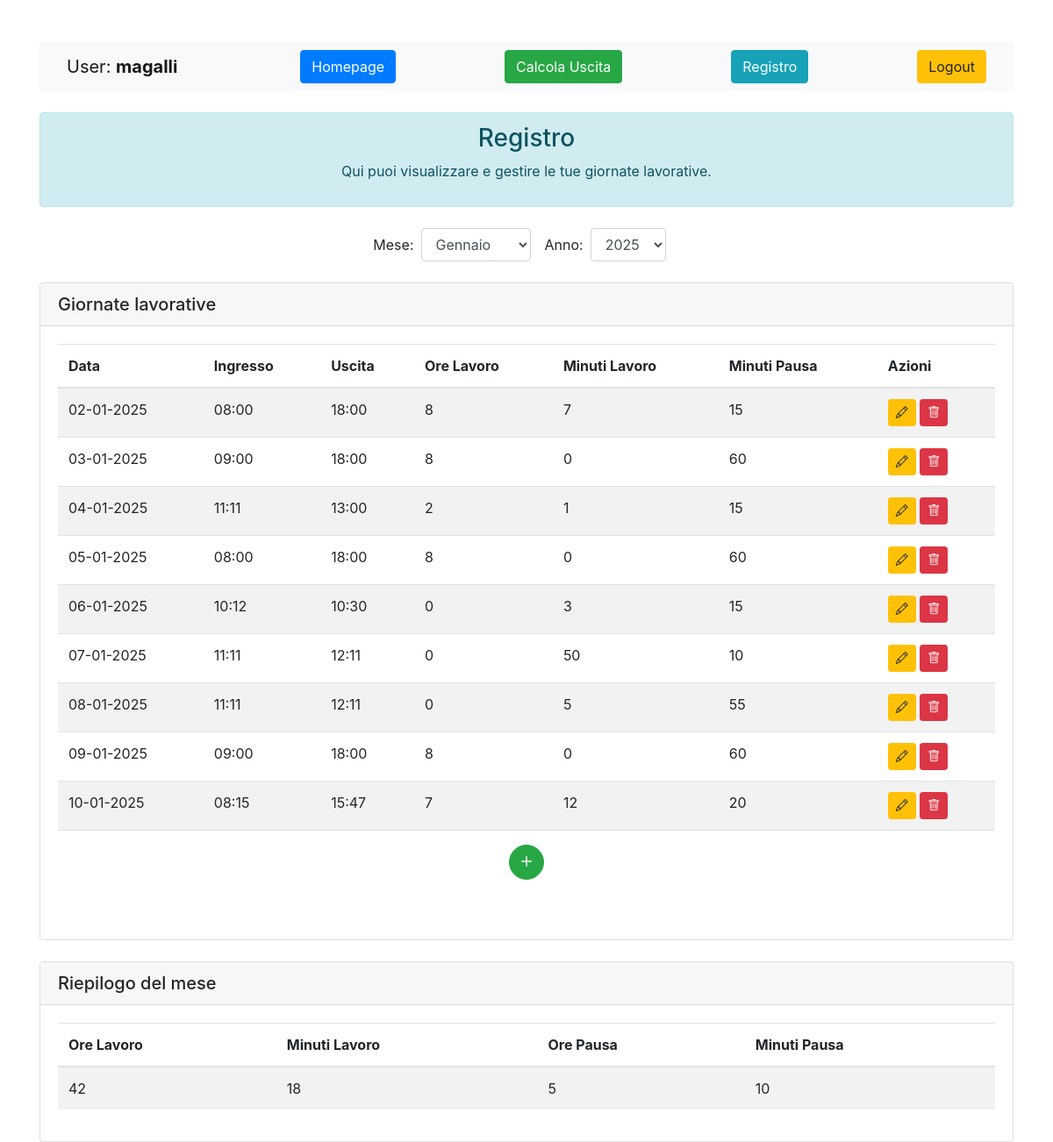
Before: /quandoesco/registro/ (signed in) with the older database file.
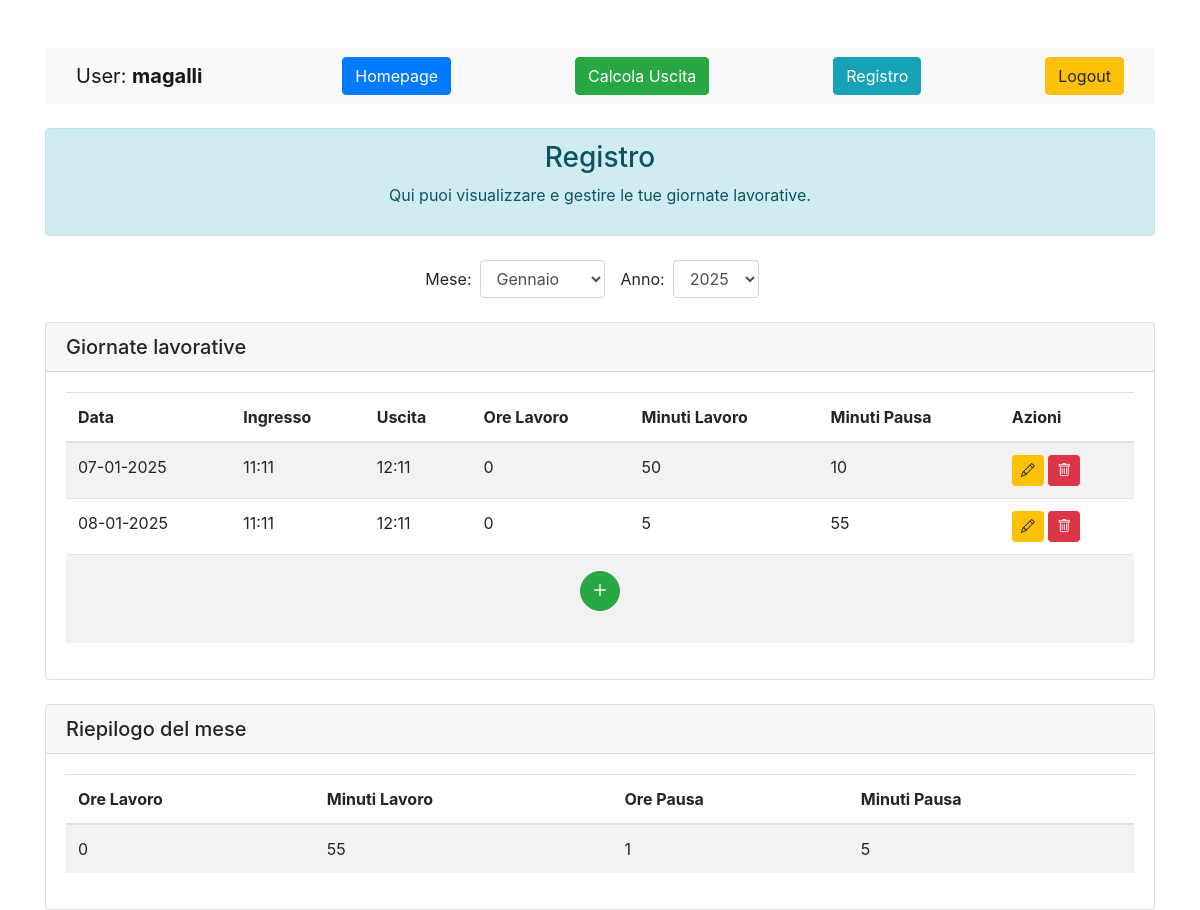
After: the same page with the newer database file.
### MyApp/models.py (models this page shows, shortened)
class Giornata(models.Model):
    user = models.ForeignKey(User, on_delete=models.CASCADE)
    data = models.DateField()
    ingresso = models.TimeField()
    uscita = models.TimeField()
    ore_lavorate = models.IntegerField()
    minuti_lavorati = models.IntegerField()
    minuti_pausa = models.IntegerField()
    class Meta:
        unique_together = ('user', 'data')  # Un utente può avere solo una 'Giornata' per ogni data

### MyApp/views.py (the view)
# urls.py: path('registro/', views.registro, name='registro'),
@login_required()
def registro(request):
    user = request.user
    mesi = [
        (1, "Gennaio"), (2, "Febbraio"), (3, "Marzo"), (4, "Aprile"),
        (5, "Maggio"), (6, "Giugno"), (7, "Luglio"), (8, "Agosto"),
        (9, "Settembre"), (10, "Ottobre"), (11, "Novembre"), (12, "Dicembre")
    ]
    anni_disponibili = Giornata.objects.filter(user=user).dates('data', 'year', order='DESC')
    anni = [anno.year for anno in anni_disponibili]
    mese_selezionato = int(request.GET.get('mese', datetime.today().month))
    anno_selezionato = int(request.GET.get('anno', datetime.today().year))
    giornate = Giornata.objects.filter(
        user=user,
        data__year=anno_selezionato,
        data__month=mese_selezionato
    )
    ore_lavoro_tot = 0
    minuti_lavoro_tot = 0
    ore_pausa_tot=0
    minuti_pausa_tot=0
    for giornata in giornate:
        ore_lavoro_tot += giornata.ore_lavorate
        minuti_lavoro_tot += giornata.minuti_lavorati
        minuti_pausa_tot += giornata.minuti_pausa
    ore_lavoro_tot += minuti_lavoro_tot//60
    minuti_lavoro_tot = minuti_lavoro_tot % 60
    ore_pausa_tot = minuti_pausa_tot // 60
    minuti_pausa_tot= minuti_pausa_tot % 60
    context = {
        'giornate': giornate,
        'mesi': mesi,
        'anni': anni,
        'mese_selezionato': mese_selezionato,
        'anno_selezionato': anno_selezionato,
        'ore_lavoro_tot': ore_lavoro_tot,
        'minuti_lavoro_tot': minuti_lavoro_tot,
        'ore_pausa_tot': ore_pausa_tot,
        'minuti_pausa_tot': minuti_pausa_tot
    }
    return render(request, 'registro.html', context)

### MyApp/templates/registro.html (shortened to what the changed rows need)
<!DOCTYPE html>
<html lang="it">
<head>
    <link href="https://stackpath.bootstrapcdn.com/bootstrap/4.5.2/css/bootstrap.min.css" rel="stylesheet">
    <link href="https://cdn.jsdelivr.net/npm/bootstrap-icons/font/bootstrap-icons.css" rel="stylesheet">
</head>
<body>
{% block content %}
    <div class="container mt-5">
        {% include "navbar.html" %}
        <div class="card mt-4">
            <div class="card-body">
                <table class="table table-striped">
                    <thead>
                    <tr>
                        <th>Data</th>
                        <th>Ingresso</th>
                        <th>Uscita</th>
                        <th>Ore Lavoro</th>
                        <th>Minuti Lavoro</th>
                        <th>Minuti Pausa</th>
                        <th>Azioni</th>
                    </tr>
                    </thead>
                    <tbody>
                    {% for giornata in giornate %}
                        <tr>
                            <td>{{ giornata.data | date:'d-m-Y' }}</td>
                            <td>{{ giornata.ingresso | time:'H:i' }}</td>
                            <td>{{ giornata.uscita | time:'H:i' }}</td>
                            <td>{{ giornata.ore_lavorate }}</td>
                            <td>{{ giornata.minuti_lavorati }}</td>
                            <td>{{ giornata.minuti_pausa }}</td>
                            <td>
                                <a href="{% url 'modifica_giornata' giornata.id %}" class="btn btn-sm btn-warning"
                                   title="Modifica">
                                    <i class="bi bi-pencil"></i>
                                </a>
                                <button class="btn btn-danger btn-sm"
                                        onclick="openDeleteModal('{% url 'elimina_giornata' giornata.id %}')">
                                    <i class="bi bi-trash"></i>
                                </button>
                            </td>
                        </tr>
                    {% empty %}
                        <tr>
                            <td colspan="4" class="text-center">Nessuna giornata registrata.</td>
                        </tr>
                    {% endfor %}
                    </tbody>
                </table>
            </div>
        </div>
        <div class="card mt-4">
            <div class="card-body">
                <table class="table table-striped">
                    <thead>
                    <tr>
                        <th>Ore Lavoro</th>
                        <th>Minuti Lavoro</th>
                        <th>Ore Pausa</th>
                        <th>Minuti Pausa</th>
                    </tr>
                    </thead>
                    <tbody>
                    <tr>
                        <td>{{ ore_lavoro_tot }}</td>
                        <td>{{ minuti_lavoro_tot }}</td>
                        <td>{{ ore_pausa_tot }}</td>
                        <td>{{ minuti_pausa_tot }}</td>
                    </tr>
                    </tbody>
                </table>
            </div>
        </div>
    </div>
{% endblock %}
</body>
</html>

Changed rows visible on the page:
removed Giornata: data "02-01-2025", ingresso "08:00", uscita "18:00", ore_lavorate "8", minuti_lavorati "7", minuti_pausa "15"
removed Giornata: data "03-01-2025", ingresso "09:00", uscita "18:00", ore_lavorate "8", minuti_lavorati "0", minuti_pausa "60"
removed Giornata: data "04-01-2025", ingresso "11:11", uscita "13:00", ore_lavorate "2", minuti_lavorati "1", minuti_pausa "15"
removed Giornata: data "05-01-2025", ingresso "08:00", uscita "18:00", ore_lavorate "8", minuti_lavorati "0", minuti_pausa "60"
removed Giornata: data "06-01-2025", ingresso "10:12", uscita "10:30", ore_lavorate "0", minuti_lavorati "3", minuti_pausa "15"
removed Giornata: data "09-01-2025", ingresso "09:00", uscita "18:00", ore_lavorate "8", minuti_lavorati "0", minuti_pausa "60"
removed Giornata: data "10-01-2025", ingresso "08:15", uscita "15:47", ore_lavorate "7", minuti_lavorati "12", minuti_pausa "20"
Other visible differences:
{{ ore_lavoro_tot }}: "42" → "0"
{{ minuti_lavoro_tot }}: "18" → "55"
{{ ore_pausa_tot }}: "5" → "1"
{{ minuti_pausa_tot }}: "10" → "5"
